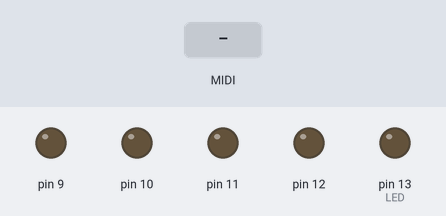
A sketch run on a simulated Arduino Uno, built with avr-gcc and run on an emulated ATmega328P. Shown: output pins drawn as LEDs (lit = HIGH). Inputs (shaded band) come from the test bench. MIDI output is not drawn.

Above: at 1.2 s.
1.3 s: MIDI note 36 received
At 1.45 s:
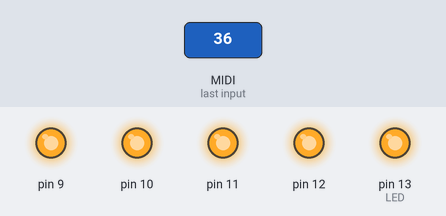
Timing chart, 0 to 4.3 s (numbered marks = the images above; inputs shaded):
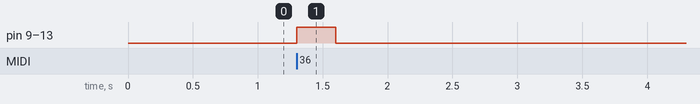

Measured:
- after the input at 1.3 s, pin 9–12, pin 13 (LED): LOW → HIGH at once, → LOW 0.30 s later

The sketch:

MIDI_Input.ino
```cpp
#include <MIDI.h>  // Add Midi Library

#define LED 13    // Arduino Board LED is on Pin 13

//Create an instance of the library with default name, serial port and settings
MIDI_CREATE_DEFAULT_INSTANCE();

void setup() {
  pinMode (LED, OUTPUT); // Set Arduino board pin 13 to output
  pinMode (9, OUTPUT);
  pinMode (10, OUTPUT);
  pinMode (11, OUTPUT);
  pinMode (12, OUTPUT);
  MIDI.begin(MIDI_CHANNEL_OMNI); // Initialize the Midi Library.
  // OMNI sets it to listen to all channels.. MIDI.begin(2) would set it
  // to respond to notes on channel 2 only.
  MIDI.setHandleNoteOn(MyHandleNoteOn); // This is important!! This command
  // tells the Midi Library which function you want to call when a NOTE ON command
  // is received. In this case it's "MyHandleNoteOn".
  MIDI.setHandleNoteOff(MyHandleNoteOff); // This command tells the Midi Library
  // to call "MyHandleNoteOff" when a NOTE OFF command is received.
}

void loop() { // Main loop
  MIDI.read(); // Continuously check if Midi data has been received.
}

// MyHandleNoteON is the function that will be called by the Midi Library
// when a MIDI NOTE ON message is received.
// It will be passed bytes for Channel, Pitch, and Velocity
void MyHandleNoteOn(byte channel, byte pitch, byte velocity) {
  digitalWrite(LED,HIGH);  //Turn LED on
  digitalWrite(9,HIGH);
  digitalWrite(10,HIGH);
  digitalWrite(11,HIGH);
  digitalWrite(12,HIGH);
}

// MyHandleNoteOFF is the function that will be called by the Midi Library
// when a MIDI NOTE OFF message is received.
// * A NOTE ON message with Velocity = 0 will be treated as a NOTE OFF message *
// It will be passed bytes for Channel, Pitch, and Velocity
void MyHandleNoteOff(byte channel, byte pitch, byte velocity) {
  digitalWrite(LED,LOW);  //Turn LED off
  digitalWrite(9,LOW);
  digitalWrite(10,LOW);
  digitalWrite(11,LOW);
  digitalWrite(12,LOW);
}
```
